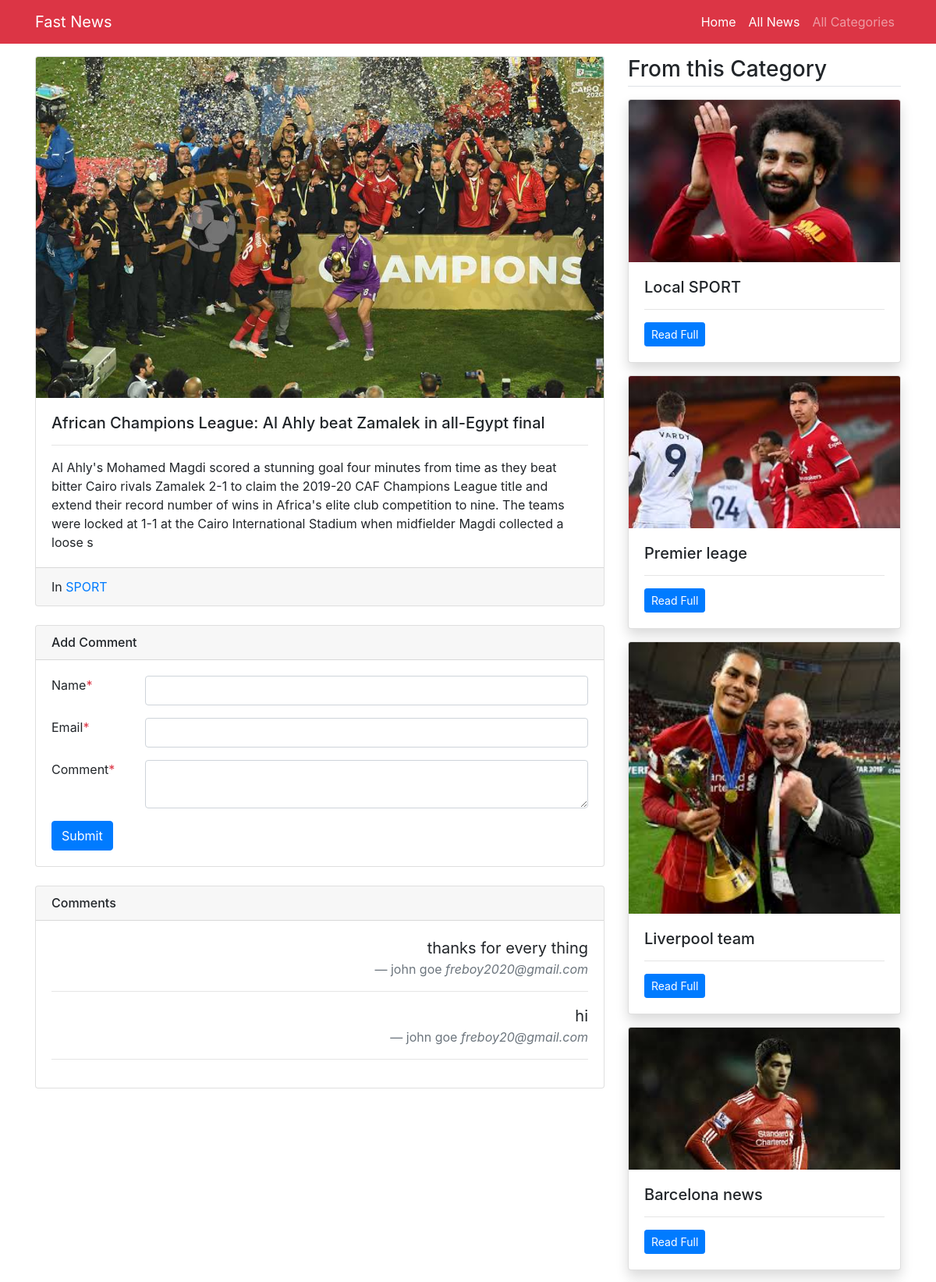
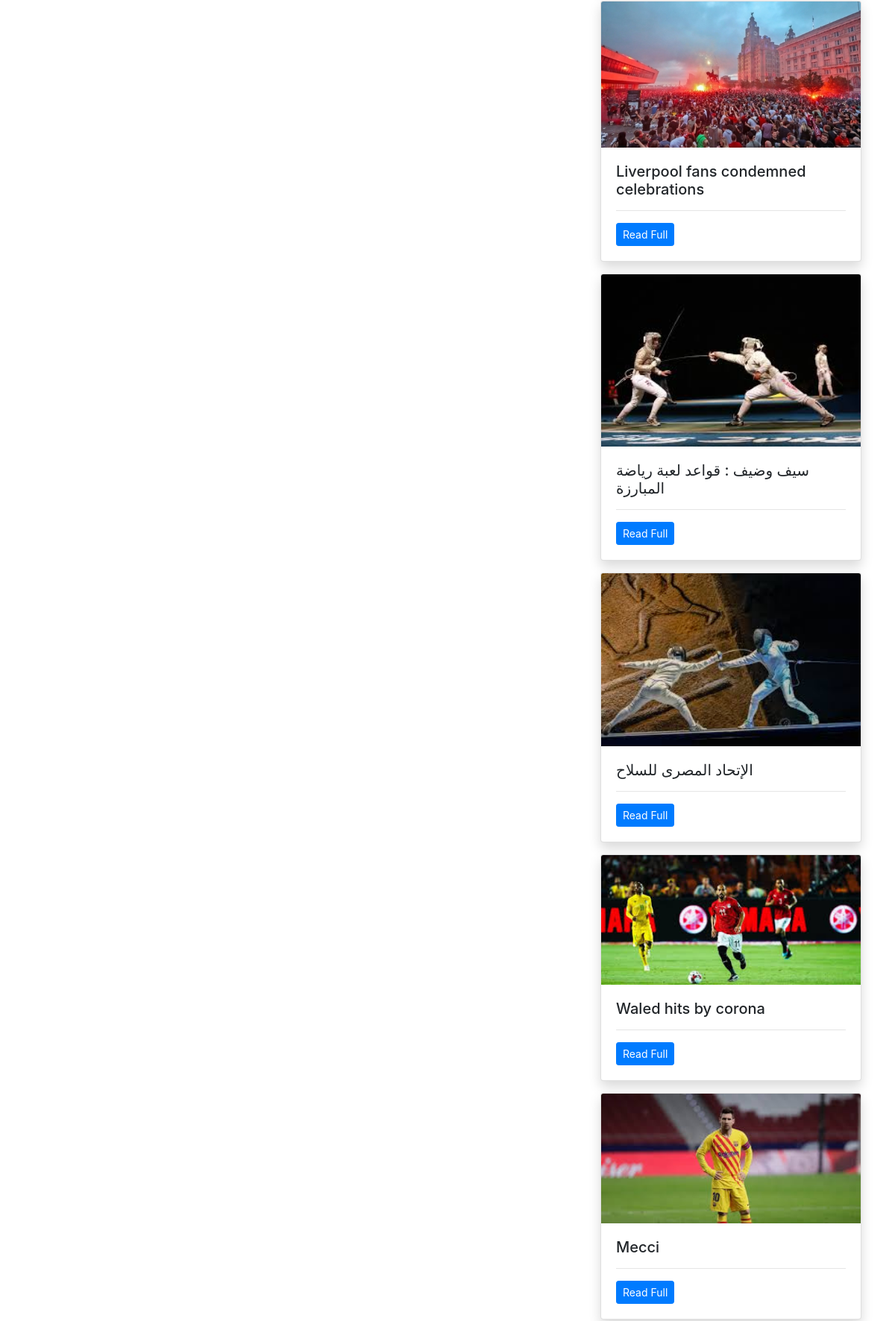
/detail/1 (upper part), run on the app's committed database (2 pictures, top to bottom).
### main/models.py (models this page shows, shortened)
class News(models.Model):
    title = models.CharField(max_length=200)
    image = models.ImageField(upload_to='img/')
    detail = models.TextField(max_length=400)
    category = models.ForeignKey(Category , on_delete=models.CASCADE)
    add_time = models.DateTimeField(auto_now_add=True)
    class Meta:
        verbose_name_plural = 'News'

class Category(models.Model):
    title = models.CharField(max_length=200)
    cat_img = models.ImageField(upload_to='img/')
    class Meta:
        verbose_name_plural = 'Categories'

class Comment(models.Model):
    name =models.CharField(max_length=200)
    news = models.ForeignKey(News , on_delete=models.CASCADE)
    email = models.CharField(max_length=200)
    comment=  models.TextField(max_length=400)
    status = models.BooleanField(default=False)
    class Meta:
        verbose_name_plural = 'Comments'

### main/views.py (the view, shortened to what this page needs)
# urls.py: path('detail/<int:id>', detailnews , name = 'detail'),
def detailnews(request , id):
    news = News.objects.get(id=id)
    category = Category.objects.get(id=news.category.id)
    related_news=News.objects.filter(category=category).exclude(id=id)
    comments = Comment.objects.filter(news=news,status=True ).order_by('-id')
    return render (request , 'main/detail.html' ,
    {'news':news,
    'related_news':related_news,
    'category':category,
    'comments':comments,
    })

### templates/main/detail.html (shortened to what this page needs)
{% extends 'base.html' %}
{% load static %}
{% block contetnt  %}
<main class="container mt-3 mb-5">
    <div class="row my-3">
        <div class="col-md-8">
            <div class="card mb-3">
                <img src="{{news.image.url}}" class=" card-img-top" alt="News 1">
                <div class="card-body">
                    <h5 class="card-title">{{news.title}}</h5>
                    <hr />
                    <p class="card-text">{{news.detail}}</p>
                </div>
                <div class="card-footer">
                    In <a href="#">{{news.category.title}}</a>
                </div>
            </div>
            <div class="card my-4">
                <h6 class="card-header">Add Comment</h6>
                <div class="card-body">
                    <form method="post" action="/detail/{{news.id}}">
                        <div class="form-group row">
                            <label class="col-md-2">Name<span class="text-danger">*</span></label>
                            <div class="col-md-10">
                                <input type="text" name="name" required class="form-control" />
                            </div>
                        </div>
                        <div class="form-group row">
                            <label class="col-md-2">Email<span class="text-danger">*</span></label>
                            <div class="col-md-10">
                                <input type="temailext" name="email" required class="form-control" />
                            </div>
                        </div>
                        <div class="form-group row">
                            <label class="col-md-2">Comment<span class="text-danger">*</span></label>
                            <div class="col-md-10">
                                <textarea class="form-control" name="message" required></textarea>
                            </div>
                        </div>
                        <input type="submit" class="btn btn-primary" />
                    </form>
                </div>
            </div>
            <div class="card my-4">
                <h6 class="card-header">Comments</h6>
                <div class="card-body">
                    {% for comment in comments %}
                    <blockquote class="blockquote text-right">
                        <p class="mb-0">{{comment.comment}}</p>
                        <footer class="blockquote-footer">{{comment.name}} <cite
                                title="Source Title">{{comment.email}}</cite></footer>
                    </blockquote>
                    <hr />
                    {% endfor %}
                </div>
            </div>
        </div>
        <div class="col-md-4">
            <h3 class="mb-3 border-bottom pb-1">From this Category</h3>
            {% for news in related_news %}
            <div class="card mb-3 shadow">
                <img src="{{news.image.url}}" class="card-img-top" alt="News 1">
                <div class="card-body">
                    <h5 class="card-title">{{news.title}}</h5>
                    <hr />
                    <p class="card-text"><a href="/detail/{{news.id}}" class="btn btn-sm btn-primary">Read Full</a>
                    </p>
                </div>
            </div>
            {%endfor%}
        </div>
    </div>
</main>
{% endblock %}

### data on the page
News: image (picture), title "African Champions League: Al Ahly beat Zamalek in all-Egypt final", detail "Al Ahly's Mohamed Magdi scored a stunning goal four minutes from time as they beat bitter Cairo rivals Zamalek 2-1 to claim the 2019-20 CAF Champions League title and extend their record number of wins in Africa's elite club competition to nine. The teams were locked at 1-1 at the Cairo International Stadium when midfielder Magdi collected a loose s", category "SPORT"
Comment: comment "thanks for every thing", name "john goe", email "freboy2020@gmail.com"
Comment: comment "hi", name "john goe", email "freboy20@gmail.com"
News: image (picture), title "Local SPORT"
News: image (picture), title "Premier leage"
News: image (picture), title "Liverpool team"
News: image (picture), title "Barcelona news"
News: image (picture), title "Liverpool fans condemned celebrations"
News: image (picture), title "سيف وضيف : قواعد لعبة رياضة المبارزة"
News: image (picture), title "الإتحاد المصرى للسلاح"
News: image (picture), title "Waled hits by corona"
News: image (picture), title "Mecci"
